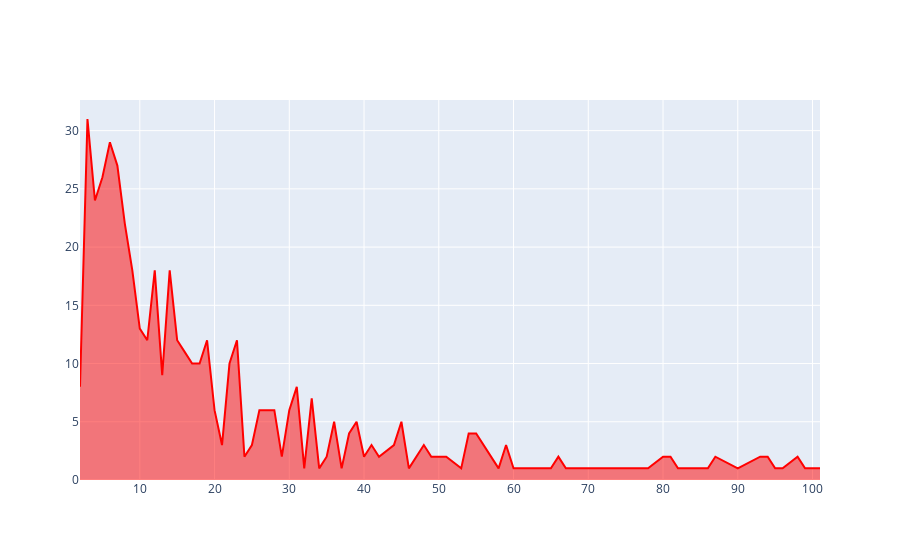

Notebook code for this chart:
### Code cell
review_df = df[df['Reviews'] == 0]['Review_Length'].value_counts().sort_index()
rating_df = df[df['Ratings'] == 1]['Review_Length'].value_counts().sort_index()
fig = go.Figure()
fig.add_trace(go.Scatter(
 x=review_df.index,
 y=review_df.values,
 name= 0,
 fill='tozeroy',
 marker_color= 'blue',
))
fig.add_trace(go.Scatter(
 x=rating_df.index,
 y=rating_df.values,
 name=1,
 fill='tozeroy',
 marker_color= 'red',
))
fig.show()

### Figure 1 — Plotly figure (JSON) as saved in the notebook; plotly's stock layout.template omitted (floating-point values rounded to 4 significant figures)
{"data": [{"fill": "tozeroy", "marker": {"color": "blue"}, "name": "0", "type": "scatter", "x": [], "y": []}, {"fill": "tozeroy", "marker": {"color": "red"}, "name": "1", "type": "scatter", "x": [2, 3, 4, 5, 6, 7, 8, 9, 10, 11, 12, 13, 14, 15, 16, 17, 18, 19, 20, 21, 22, 23, 24, 25, 26, 27, 28, 29, 30, 31, 32, 33, 34, 35, 36, 37, 38, 39, 40, 41, 42, 44, 45, 46, 47, 48, 49, 51, 53, 54, 55, 58, 59, 60, 61, 64, 65, 66, 67, 68, 78, 80, 81, 82, 84, 86, 87, 90, 93, 94, 95, 96, 98, 99, 100, 101], "y": [8, 31, 24, 26, 29, 27, 22, 18, 13, 12, 18, 9, 18, 12, 11, 10, 10, 12, 6, 3, 10, 12, 2, 3, 6, 6, 6, 2, 6, 8, 1, 7, 1, 2, 5, 1, 4, 5, 2, 3, 2, 3, 5, 1, 2, 3, 2, 2, 1, 4, 4, 1, 3, 1, 1, 1, 1, 2, 1, 1, 1, 2, 2, 1, 1, 1, 2, 1, 2, 2, 1, 1, 2, 1, 1, 1]}], "layout": {}}
